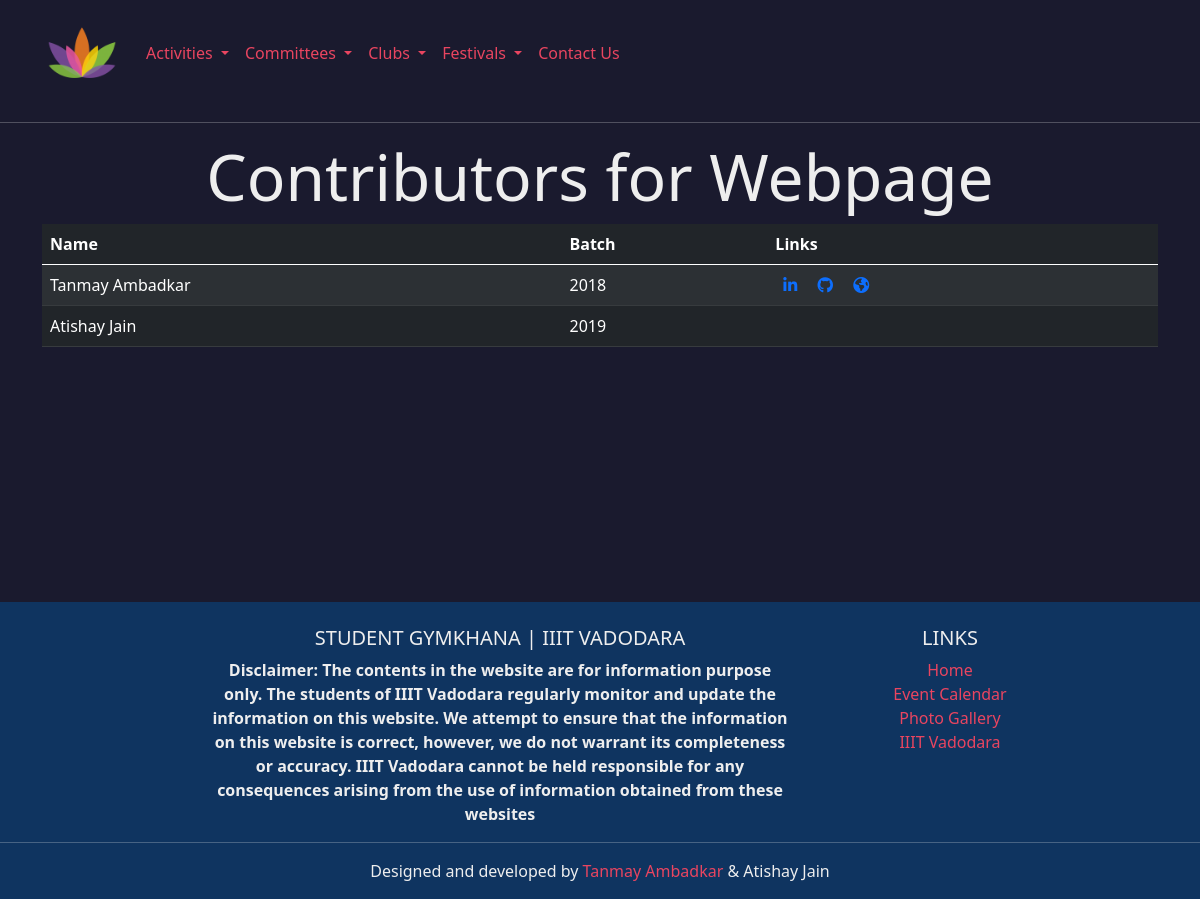
Page /contributors on the committed database.
### homepage/models.py (models this page shows, shortened)
class Contributor(models.Model):
    name = models.CharField(max_length=255)
    batch = models.CharField(max_length=4)
    linkedin = models.URLField(blank=True, null=True)
    github = models.URLField(blank=True, null=True)
    website = models.URLField(blank=True, null=True)

### homepage/views.py (the view)
# urls.py: path('contributors', ContributorView.as_view(), name="contributors"),
class ContributorView(TemplateView):
    template_name = 'homepage/contributor.html'
    def get_context_data(self, **kwargs):
        context = super(ContributorView, self).get_context_data(**kwargs)
        context['contributors'] = Contributor.objects.all()
        return context

### context_processors/context_processors.py (called while the page is built)
def get_clubs(request):
    clubs = Club.objects.all().order_by('name')
    return {"clubs_base": clubs}

def get_committees(request):
    committees = Committee.objects.all()
    return {"committees": committees}

def get_fests(request):
    fests = Festival.objects.all()
    return {"fests": fests}

### homepage/templates/homepage/contributor.html (shortened to what this page needs)
{% extends "homepage/base.html" %}
{%  load static %}
{% block main %}
<hr>
<div class="text-center animated animatedFadeInUp fadeInUp">
    <h1 style="text-center" class="display-3">Contributors for Webpage</h1>
</div>
<div class="container animated animatedFadeInUp fadeInUp">
    <div class="tab-pane" id="comm" role="tabpanel">
        <table class="table table-dark table-striped">
          <thead>
            <tr>
              <th scope="col">Name</th>
              <th scope="col">Batch</th>
              <th scope="col">Links</th>
            </tr>
          </thead>
          <tbody>
              {% for contrib in contributors %}
              <tr>
                <td>{{contrib.name}}</td>
                <td>{{contrib.batch}}</td>
				<td>
					{% if contrib.linkedin %}
					<a href="{{contrib.linkedin}}" rel="noreferrer" target="_blank" class="p-2"><span class="fa fa-linkedin"></span></a>
					{% endif %}
					{% if contrib.github %}
					<a href="{{contrib.github}}" rel="noreferrer" target="_blank" class="p-2"><span class="fa fa-github"></span></a>
					{% endif %}
					{% if contrib.website %}
					<a href="{{contrib.website}}" rel="noreferrer" target="_blank" class="p-2"><span class="fa fa-globe"></span></a>
					{% endif %}
				</td>
              </tr>
              {% endfor %}
          </tbody>
        </table>
    </div>
</div>
{% endblock %}

### static/css/homepage.css (style rules this page uses)
body { background-color: #1A1A2E!important; color: #eee!important; background-attachment: fixed; }
.animated { animation-duration: 1s; animation-fill-mode: both; -webkit-animation-duration: 1s; -webkit-animation-fill-mode: both }
.animatedFadeInUp { opacity: 0 }
.fadeInUp { opacity: 0; animation-name: fadeInUp; -webkit-animation-name: fadeInUp; }
a { color: #0F3460!imporant; }

### rows in the picture
Contributor: name "Tanmay Ambadkar", batch "2018"
Contributor: name "Atishay Jain", batch "2019"
